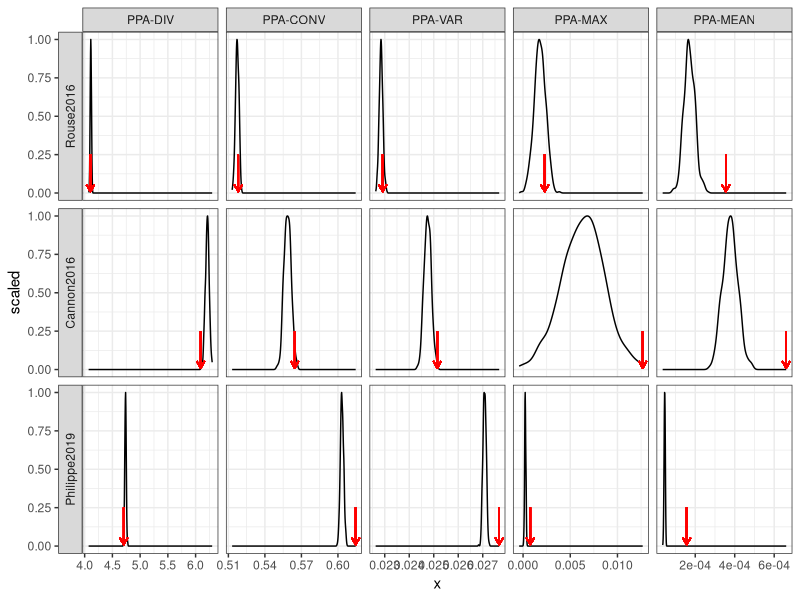

Recreate this plot in R.
library(cowplot)
library(ggplot2)
library(ggridges)
library(dplyr)

datasets = factor(c(rep("Rouse2016", 500), rep("Cannon2016", 500),
                  rep("Philippe2019", 500)),
                  levels = c("Rouse2016", "Cannon2016", "Philippe2019"))


ppadiv <- data.frame(mu = c(rep(4.10404, 500), rep(6.09158, 500), rep(4.70425, 500)),
                     label = c("|Z|/U+0.710496", "|Z|/U+3.38769", "|Z|/U+2.35215"),
                     z = factor(c(rep("PPA-DIV", 1500))),
                     x = c(rnorm(500, mean=4.11167, sd = 0.0107364),
                           rnorm(500, mean=6.20869, sd = 0.0345715),
                           rnorm(500, mean=4.73543, sd = 0.0132536)),
                     y = datasets)


ppaconv <- data.frame(mu = c(rep(0.518121, 500), rep(0.564492, 500), rep(0.614574, 500)),
                      label = c("|Z|/U+0.680445", "|Z|/U+2.01063", "|Z|/U+8.58979"),
                     z = factor(c(rep("PPA-CONV", 1500))),
                     x = c(rnorm(500, mean=0.517166, sd = 0.00140306),
                           rnorm(500, mean=0.558643, sd = 0.00290893),
                           rnorm(500, mean=0.603396, sd = 0.0013013)),
                     y = datasets)

ppavar <- data.frame(mu = c(rep(0.0229158, 500), rep(0.0251449, 500), rep(0.0276712, 500)),
                     label = c("|Z|/U+0.958123", "|Z|/U+2.58803", "|Z|/U+9.1866"),
                     z = factor(c(rep("PPA-VAR", 1500))),
                     x = c(rnorm(500, mean=0.0228476, sd = 7.12599e-05),
                           rnorm(500, mean=0.0247506, sd = 0.000152337),
                           rnorm(500, mean=0.0270733, sd = 6.50926e-05)),
                     y = datasets)

ppamax <- data.frame(mu = c(rep(0.00228916, 500), rep(0.0126732, 500), rep(0.000765125, 500)),
                     label = c("|Z|/U+0.767926", "|Z|/U+2.77099", "|Z|/U+8.61367"),
                     z = factor(c(rep("PPA-MAX", 1500))),
                     x = c(rnorm(500, mean=0.00181568, sd = 0.000616568),
                           rnorm(500, mean=0.00628499, sd = 0.00230539),
                           rnorm(500, mean=0.000236713, sd = 6.13458e-05)),
                     y = datasets)

ppamean <- data.frame(mu = c(rep(0.000354856, 500), rep(0.000660874, 500), rep(0.000156628, 500)),
                      label = c("|Z|/U+6.9001", "|Z|/U+7.76602", "|Z|/U+38.1971"),
                     z = factor(c(rep("PPA-MEAN", 1500))),
                     x = c(rnorm(500, mean=0.000169768, sd = 2.68239e-05),
                           rnorm(500, mean=0.000377333, sd = 3.65105e-05),
                           rnorm(500, mean=4.53543e-05, sd = 2.91314e-06)),
                     y = datasets)

ppa <- rbind(ppadiv, ppaconv, ppavar, ppamax, ppamean)


titles <- c("PPA-DIV", "PPA-CONV", "PPA-VAR", "PPA-MAX", "PPA-MEAN")
names(titles) <- levels(ppa$z)




plot<-ggplot(ppa, aes(x, group=y, ..scaled..)) + geom_density(aes(x)) +
  geom_segment(aes(x=mu, y = 0.25, xend = mu, yend = 0.01),
               colour = "red", arrow = arrow(length = unit(0.2, "cm"))) +
  facet_grid(rows = vars(y), cols = vars(z), scales="free",
             switch = "y", labeller=labeller(z = titles)) +
  theme_bw()



